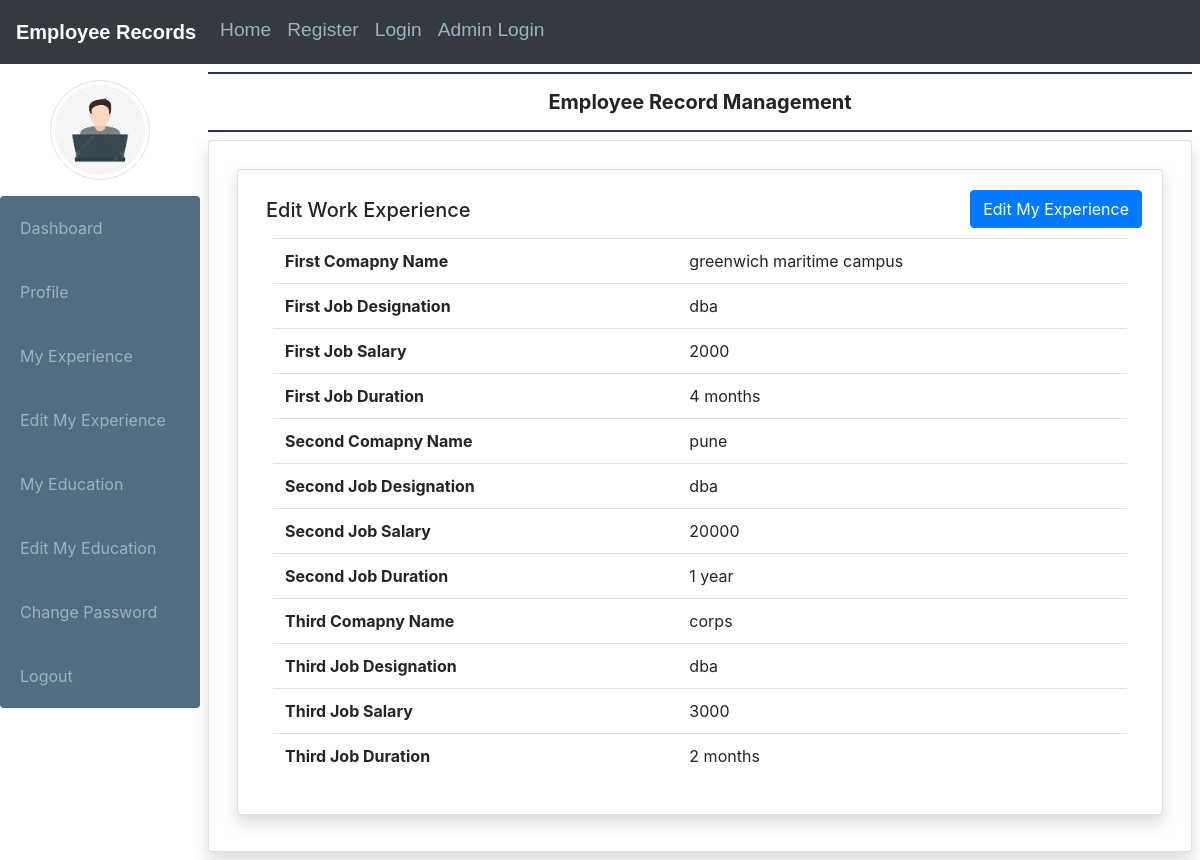
The page /myexperience/ (signed in) on the database its author committed.
### employee/models.py (models this page shows, shortened)
class EmployeeExperience(models.Model):
    user = models.ForeignKey(User, on_delete=models.CASCADE)
    company1name = models.CharField(max_length=50,null=True)
    company1desig = models.CharField(max_length=50,null=True)
    company1salary = models.CharField(max_length=20,null=True)
    company1duration = models.CharField(max_length=15,null=True)
    company2name = models.CharField(max_length=50,null=True)
    company2desig = models.CharField(max_length=50,null=True)
    company2salary = models.CharField(max_length=20,null=True)
    company2duration = models.CharField(max_length=15,null=True)
    company3name = models.CharField(max_length=50,null=True)
    company3desig = models.CharField(max_length=50,null=True)
    company3salary = models.CharField(max_length=20,null=True)
    company3duration = models.CharField(max_length=15,null=True)

### employee/views.py (the view)
# urls.py: path('myexperience/',myexperience, name='myexperience'),
def myexperience(request):
    user = request.user
    emp_exp = EmployeeExperience.objects.get(user=user)
    return render(request, 'myexperience.html',locals())

### employee/templates/myexperience.html
{% extends 'emp_base.html' %}
{% block main %}
<div class="card shadow m-2">
    <div class="card-body">
        <a href="{% url 'editexperience' %}" class="btn btn-primary float-right">Edit My Experience</a>
        <h5 class="p-2" style="border-bottom: 2px">Edit Work Experience</h5>
        <div class="container-fluid" >
            <table class="table table-border">
                <tr>
                    <th>First Comapny Name</th>
                    <td>{{emp_exp.company1name}}</td>
                </tr>
                <tr>
                    <th>First Job Designation</th>
                    <td>{{emp_exp.company1desig}}</td>
                </tr>
                <tr>
                    <th>First Job Salary</th>
                    <td>{{emp_exp.company1salary}}</td>
                </tr>
                <tr>
                    <th>First Job Duration</th>
                    <td>{{emp_exp.company1duration}}</td>
                </tr>
                <tr>
                    <th>Second Comapny Name</th>
                    <td>{{emp_exp.company2name}}</td>
                </tr>
                <tr>
                    <th>Second Job Designation</th>
                    <td>{{emp_exp.company2desig}}</td>
                </tr>
                <tr>
                    <th>Second Job Salary</th>
                    <td>{{emp_exp.company2salary}}</td>
                </tr>
                <tr>
                    <th>Second Job Duration</th>
                    <td>{{emp_exp.company2duration}}</td>
                </tr>
                <tr>
                    <th>Third Comapny Name</th>
                    <td>{{emp_exp.company3name}}</td>
                </tr>
                <tr>
                    <th>Third Job Designation</th>
                    <td>{{emp_exp.company3desig}}</td>
                </tr>
                <tr>
                    <th>Third Job Salary</th>
                    <td>{{emp_exp.company3salary}}</td>
                </tr>
                <tr>
                    <th>Third Job Duration</th>
                    <td>{{emp_exp.company3duration}}</td>
                </tr>
            </table>
        </div>
    </div>
</div>
{% endblock %}

### rows shown on the page
EmployeeExperience: company1name "greenwich maritime campus", company1desig "dba", company1salary "2000", company1duration "4 months", company2name "pune", company2desig "dba", company2salary "20000", company2duration "1 year", company3name "corps", company3desig "dba", company3salary "3000", company3duration "2 months"
